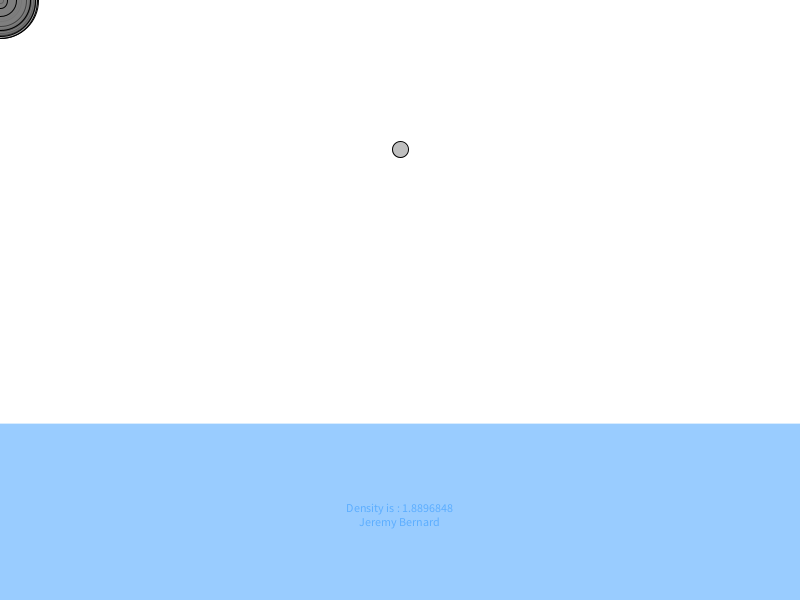
Frame 1 (no input)
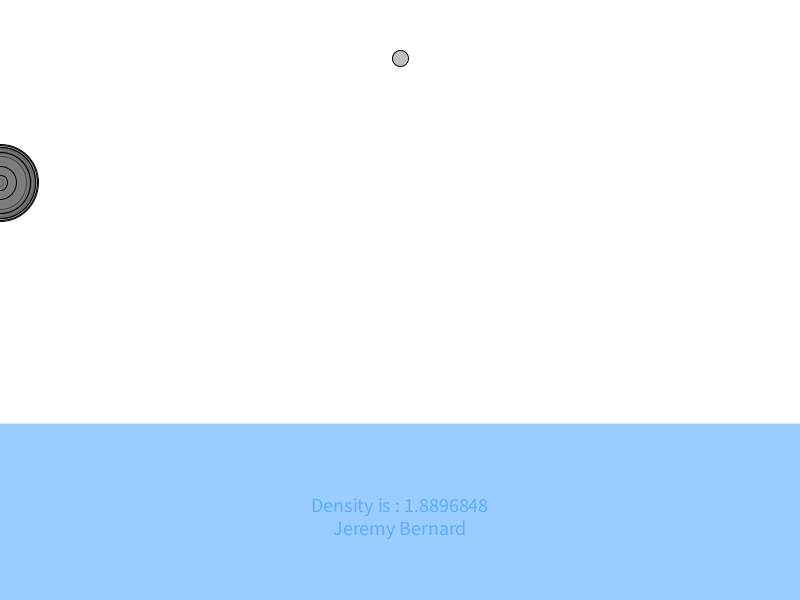
Frame 60 (the mouse pressed at the canvas centre just before this capture)
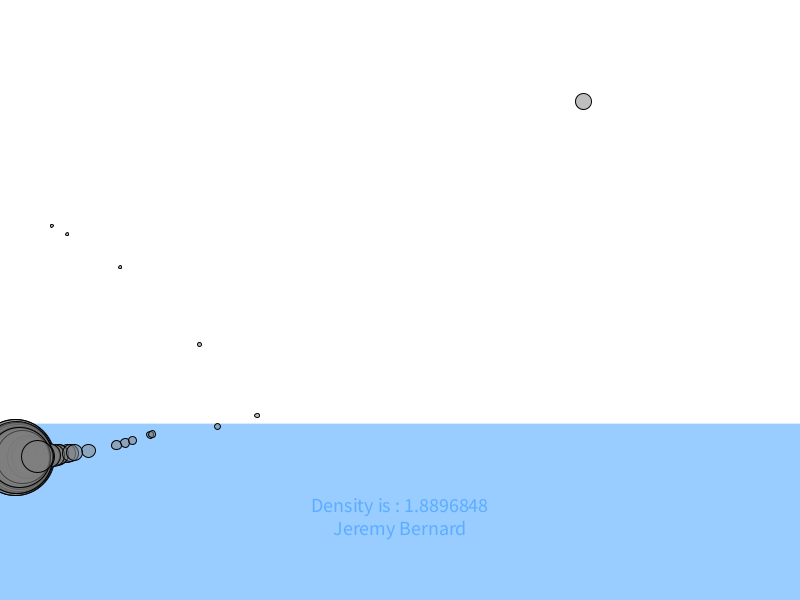
Frame 120 (the mouse held since frame 60 and released just before this capture)

The Processing sketch that drew these frames (run headless with seeded random() and noise(); from frame 60 on, the mouse is pressed at the canvas centre):

// Processing sketch: forces_01
// ── forces_01.pde
//Jeremy Bernard 21/09/2020
int nbMovers = 50;
float WindForce;
Liquid water;
Mover[] movers;
Mover ballon;
float Wind_direction;
boolean Water_Effect;
  float random_water_height;
void setup () {
  Water_Effect = true;
  random_water_height = random(0.1 * height, 0.4 * height);
  size (800, 600);
  water = new Liquid(0, height - random_water_height, width, random_water_height, random(1.5,3.0));
  movers = new Mover[nbMovers];
  ballon = new Mover(1,width/2, height/4);
  WindForce = 0.1;
  Wind_direction = 1;
  for (int i = 0; i < movers.length; i++) {
    movers[i] = new Mover(random(0.1, 5), 0, 0);
  }
  
}

void draw () {
  update();
  background (255);
  if(Water_Effect)
   water.display(); 
  for (int i = 0; i < movers.length; i++) {
    movers[i].display();
  }
  ballon.display();

    
}
  

void keyPressed() {
  if (key == ' ') {
   if( Water_Effect) {
     Water_Effect = false; 
     print("Water is turn off \n");     
   }
   else{
     random_water_height = random(0.1 * height, 0.4 * height);
     water = new Liquid(0, height - random_water_height, width, random_water_height, random(1.5,3.0));     
     Water_Effect = true;
    print("Water is turn on \n"); 
   }
  }
  if (key == 'r' || key == 'R') {
    random_water_height = random(0.1 * height, 0.4 * height);
  water = new Liquid(0, height - random_water_height, width, random_water_height, random(1.5,3.0));    
    print("Reset \n"); 
    setup();
  } 
}

void mousePressed() {
  if (mouseButton == LEFT) {
     print("LEFT WIND \n");
     Wind_direction = 1;
  } else if (mouseButton == RIGHT) {
      print("RIGHT WIND \n");
     Wind_direction = -1;
  } 
}

void update() {
  PVector wind = new PVector(WindForce * Wind_direction, 0);   
  for (int i = 0; i < movers.length; i++) {
    // Is the Mover in the liquid?
    if(Water_Effect){
    if (water.contains(movers[i])) {
      // Calculate drag force
     // PVector dragForce = water.drag(movers[i]);
     PVector dragForce  = water.draggingForce(movers[i].velocity,movers[i].mass);
      // Apply drag force to Mover
      movers[i].applyForce(dragForce);
    }
    
    }    
    
    PVector gravity = new PVector (0, 0.1 * movers[i].mass);
    if(mousePressed){
    movers[i].applyForce(wind);
    }
    
    movers[i].applyForce(gravity);
    movers[i].update();
    movers[i].checkEdges();
  }
     PVector gravity = new PVector (0, -0.05 * ballon.mass);
    if(mousePressed){
     ballon.applyForce(wind);   
      }
     ballon.applyForce(gravity);    
     ballon.update();
     ballon.checkEdges();
}  

// ── Mover.pde
class Mover {
  PVector location;
  PVector velocity;
  PVector acceleration;
  
  float topSpeed;
  float mass;
  float bouncing;
  Mover () {
    this.location = new PVector (random (width), random (height));    
    this.velocity = new PVector (0, 0);
    this.acceleration = new PVector (0 , 0);
    
    this.mass = 1;
  }  
  
  Mover (PVector loc, PVector vel) {
    this.location = loc;
    this.velocity = vel;
    this.acceleration = new PVector (0 , 0);
    
    this.topSpeed = 100;
  }
  
  Mover (float m, float x, float y ) {
    mass = m;
    location = new PVector (x, y);
    
    velocity = new PVector(0, 0);
    acceleration = new PVector(0, 0);
  }

  Mover (float m, float x, float y, color bouncing) {
    this.mass = m;
    this.location = new PVector (x, y);
    this.bouncing = bouncing;
    velocity = new PVector(0, 0);
    acceleration = new PVector(0, 0);
    this.topSpeed = 100;
  }

  
  void update () {
    velocity.add (acceleration);
    location.add (velocity);

    acceleration.mult (0);
  }
  
  void display () {
    stroke (0);
    fill (127, 127, 127, 127);
    
    ellipse (location.x, location.y, mass * 16, mass * 16); // Dimension à l'échelle de la masse
  }
  
  void checkEdges() {
    if (location.x > width) {
      location.x = width;
      velocity.x *= -0.9;

    } else if (location.x < 0) {
      velocity.x *= -0.9;
      location.x = 0;
    }
    
    if (location.y > height) {
      velocity.y *= -0.9;
      location.y = height;
    }
    else if(location.y < 0){
      velocity.y = velocity.y * -0.9;
      location.y = 0;      
    }
  }
  void applyForce (PVector force) {
    PVector f = PVector.div (force, mass);
   
    this.acceleration.add(f);
  }

  float get_Bouncing(){

    return this.bouncing;

  }
}

// ── liquid.pde
// The Nature of Code
// Daniel Shiffman
// http://natureofcode.com

// Liquid class 
class Liquid {


  // Liquid is a rectangle
  float x, y, w, h;
  // Coefficient of drag
  float c;
  float coefficientFriction;

  Liquid(float x_, float y_, float w_, float h_, float c_) {
    x = x_;
    y = y_;
    w = w_;
    h = h_;
    c = c_;
    
    coefficientFriction =  0.1;
  }

  // Is the Mover in the Liquid?
  boolean contains(Mover m) {
    PVector l = m.location;
    return l.x > x && l.x < x + w && l.y > y && l.y < y + h;
  }

  // Calculate drag force
  PVector drag(Mover m) {
    // Magnitude is coefficient * speed squared
    float speed = m.velocity.mag();
    float dragMagnitude = c * speed * speed;

    // Direction is inverse of velocity
    PVector dragForce = m.velocity.get();
    dragForce.mult(-1);

    // Scale according to magnitude
    // dragForce.setMag(dragMagnitude);
    dragForce.normalize();
    dragForce.mult(dragMagnitude);
    return dragForce;
  }

//EDIT BY JEREMY BERNARD TO ADD WATER DENSITY INFO
  void display() {

    noStroke();
    fill(0,128,255,102);
    rect(x, y, w, h);
     textAlign(CENTER);
      text(" Density is : " + c + " \n Jeremy Bernard ",(x + w ) / 2, (y + (h/ 2))) ;     
    textSize(20);
  }
  //nbourre code from github
   PVector draggingForce(PVector speed, float area) {
    float speedMag = speed.mag();
    float coeffRhoMag = c * coefficientFriction * speedMag * speedMag * 0.5;
    
    PVector result = speed.get();
    result.mult(-1);
    result.normalize();
    result.mult(area);
    result.mult(coeffRhoMag);
   
    return result;
  } 
  
}
